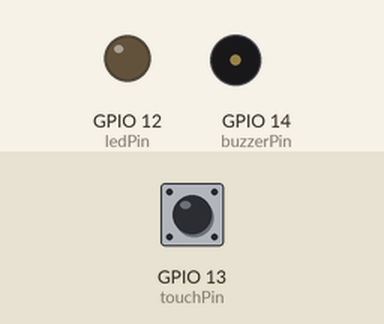
A sketch run on a simulated ESP32. Parts: output pins drawn as LEDs (lit = HIGH), buzzer (waves = sounding). Inputs (shaded band) come from the test bench; at power-on: GPIO 13 (touchPin) HIGH.

Above: at 1.4 s.
1.5 s: GPIO 13 (touchPin) pulled LOW for 0.35 s
At 1.9 s:
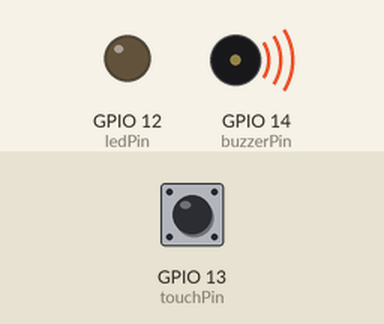
3.6 s: GPIO 13 (touchPin) pulled LOW for 3.2 s
At 7.4 s:
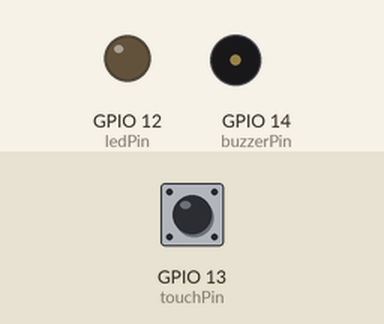
Timing chart, 0 to 8.9 s (numbered marks = the images above; inputs shaded):
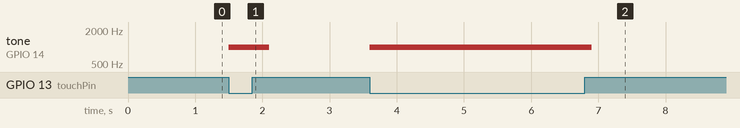

The sketch:

Buzzer___LED.ino
```cpp
// Define the pin numbers for the sensors and LED
const int touchPin = 13;
const int ledPin = 12;
const int buzzerPin = 14;
int channel = 0; // PWM channel for the tone
int resolution = 8; // resolution for the PWM signal
int frequency = 1000; // frequency of the tone in Hz

// Define the thresholds for the sensors
const int touchThreshold = 20;
const int hallThreshold = 50;

// Variable for reading the sensors value
int hallEffectValue = 0;
int touchValue = 0;

void setup() {
  Serial.begin(9600);
  // Set the input and output pins
  pinMode(touchPin, INPUT);
  pinMode(ledPin, OUTPUT);
  pinMode(buzzerPin, OUTPUT);

  // configure and control the LEDC (LED Control) module on the ESP32
  ledcSetup(channel, frequency, resolution);
  ledcAttachPin(buzzerPin, channel);
}

void loop() {
  int hallEffectValue = hallRead();
  if (abs(hallEffectValue) > hallThreshold) {
    digitalWrite(ledPin, HIGH); // turn on LED
  } else {
    digitalWrite(ledPin, LOW);  // turn off LED
  }

  int touchValue = touchRead(touchPin);
  if (touchValue > touchThreshold) {
    ledcWrite(channel, 0); // turn off buzzer
  } else {
    ledcWrite(channel, 127); // turn on buzzer at 50% duty cycle
  }
  delay(300);
}
```

Measured:
- after the input at 1.5 s, tone on GPIO 14 (buzzerPin): silent → 1000 Hz at once, → silent 0.60 s later
- after the input at 3.6 s, tone on GPIO 14 (buzzerPin): silent → 1000 Hz at once, → silent 3.3 s later
